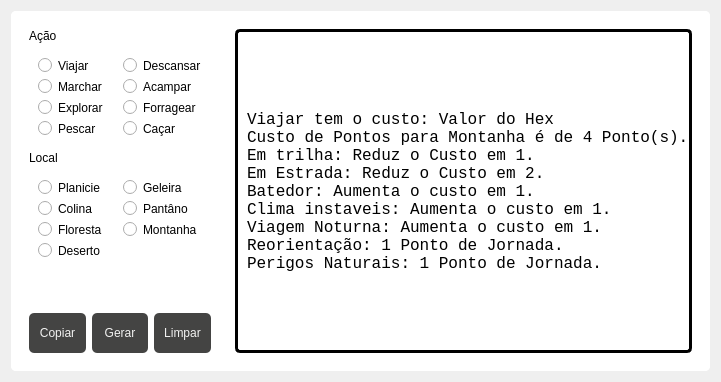
             <widget class="QWidget" name="tab">
              <property name="styleSheet">
               <string notr="true">border-radius: 5px;</string>
              </property>
              <attribute name="title">
               <string>Pontos de Jornada</string>
              </attribute>
              <layout class="QGridLayout" name="gridLayout_7">
               <item row="0" column="0">
                <widget class="QFrame" name="frame_6">
                 <property name="styleSheet">
                  <string notr="true">background-color: rgb(255, 255, 255);</string>
                 </property>
                 <property name="frameShape">
                  <enum>QFrame::StyledPanel</enum>
                 </property>
                 <property name="frameShadow">
                  <enum>QFrame::Raised</enum>
                 </property>
                 <layout class="QGridLayout" name="gridLayout_12">
                  <property name="leftMargin">
                   <number>0</number>
                  </property>
                  <property name="topMargin">
                   <number>0</number>
                  </property>
                  <property name="rightMargin">
                   <number>0</number>
                  </property>
                  <property name="bottomMargin">
                   <number>0</number>
                  </property>
                  <property name="spacing">
                   <number>0</number>
                  </property>
                  <item row="0" column="0">
                   <widget class="QFrame" name="frame_2">
                    <property name="styleSheet">
                     <string notr="true">color: rgb(0, 0, 0);</string>
                    </property>
                    <property name="frameShape">
                     <enum>QFrame::StyledPanel</enum>
                    </property>
                    <property name="frameShadow">
                     <enum>QFrame::Raised</enum>
                    </property>
                    <layout class="QGridLayout" name="gridLayout_6">
                     <item row="0" column="0">
                      <widget class="QFrame" name="frame_4">
                       <property name="sizePolicy">
                        <sizepolicy hsizetype="Fixed" vsizetype="Preferred">
                         <horstretch>0</horstretch>
                         <verstretch>0</verstretch>
                        </sizepolicy>
                       </property>
                       <property name="minimumSize">
                        <size>
                         <width>200</width>
                         <height>0</height>
                        </size>
                       </property>
                       <property name="maximumSize">
                        <size>
                         <width>300</width>
                         <height>16777215</height>
                        </size>
                       </property>
                       <property name="frameShape">
                        <enum>QFrame::StyledPanel</enum>
                       </property>
                       <property name="frameShadow">
                        <enum>QFrame::Raised</enum>
                       </property>
                       <layout class="QGridLayout" name="gridLayout_16">
                        <item row="0" column="0">
                         <widget class="QLabel" name="label_6">
                          <property name="text">
                           <string>Ação</string>
                          </property>
                         </widget>
                        </item>
                        <item row="2" column="0">
                         <widget class="QLabel" name="label_5">
                          <property name="text">
                           <string>Local</string>
                          </property>
                         </widget>
                        </item>
                        <item row="3" column="0">
                         <widget class="QFrame" name="frame_9">
                          <property name="frameShape">
                           <enum>QFrame::StyledPanel</enum>
                          </property>
                          <property name="frameShadow">
                           <enum>QFrame::Raised</enum>
                          </property>
                          <layout class="QGridLayout" name="gridLayout_10">
                           <item row="0" column="0">
                            <widget class="QRadioButton" name="radioButton_10">
                             <property name="text">
                              <string>Planicie</string>
                             </property>
                            </widget>
                           </item>
                           <item row="0" column="1">
                            <widget class="QRadioButton" name="radioButton_11">
                             <property name="text">
                              <string>Geleira</string>
                             </property>
                            </widget>
                           </item>
                           <item row="1" column="0">
                            <widget class="QRadioButton" name="radioButton_14">
                             <property name="text">
                              <string>Colina</string>
                             </property>
                            </widget>
                           </item>
                           <item row="1" column="1">
                            <widget class="QRadioButton" name="radioButton_13">
                             <property name="text">
                              <string>Pantâno</string>
                             </property>
                            </widget>
                           </item>
                           <item row="2" column="0">
                            <widget class="QRadioButton" name="radioButton_12">
                             <property name="text">
                              <string>Floresta</string>
                             </property>
                            </widget>
                           </item>
                           <item row="2" column="1">
                            <widget class="QRadioButton" name="radioButton_15">
                             <property name="text">
                              <string>Montanha</string>
                             </property>
                            </widget>
                           </item>
                           <item row="3" column="0">
                            <widget class="QRadioButton" name="radioButton_16">
                             <property name="text">
                              <string>Deserto</string>
                             </property>
                            </widget>
                           </item>
                          </layout>
                         </widget>
                        </item>
                        <item row="5" column="0">
                         <widget class="QFrame" name="frame_7">
                          <property name="minimumSize">
                           <size>
                            <width>0</width>
                            <height>40</height>
                           </size>
                          </property>
                          <property name="styleSheet">
                           <string notr="true">QPushButton{
	color: rgb(242, 242, 241);
	background-color: rgb(68, 68, 67);
	font: 10pt &quot;Consolas&quot;;
	border-radius: 5px
}

QPushButton::hover{
	background-color: rgb(185, 38, 64);
	font: bold 10pt &quot;Consolas&quot;;
}

QPushButton::pressed{
	background-color: rgb(230, 35, 43);
	font: bold 10pt &quot;Consolas&quot;;
}</string>
                          </property>
                          <property name="frameShape">
                           <enum>QFrame::StyledPanel</enum>
                          </property>
                          <property name="frameShadow">
                           <enum>QFrame::Raised</enum>
                          </property>
                          <layout class="QGridLayout" name="gridLayout_8">
                           <property name="leftMargin">
                            <number>0</number>
                           </property>
                           <property name="topMargin">
                            <number>0</number>
                           </property>
                           <property name="rightMargin">
                            <number>0</number>
                           </property>
                           <property name="bottomMargin">
                            <number>0</number>
                           </property>
                           <item row="0" column="0">
                            <widget class="QPushButton" name="pushButton">
                             <property name="minimumSize">
                              <size>
                               <width>0</width>
                               <height>40</height>
                              </size>
                             </property>
                             <property name="sizeIncrement">
                              <size>
                               <width>0</width>
                               <height>0</height>
                              </size>
                             </property>
                             <property name="text">
                              <string>Copiar</string>
                             </property>
                            </widget>
                           </item>
                           <item row="0" column="1">
                            <widget class="QPushButton" name="pushButton_2">
                             <property name="minimumSize">
                              <size>
                               <width>0</width>
                               <height>40</height>
                              </size>
                             </property>
                             <property name="text">
                              <string>Gerar</string>
                             </property>
                            </widget>
                           </item>
                           <item row="0" column="2">
                            <widget class="QPushButton" name="pushButton_3">
                             <property name="minimumSize">
                              <size>
                               <width>0</width>
                               <height>40</height>
                              </size>
                             </property>
                             <property name="text">
                              <string>Limpar</string>
                             </property>
                            </widget>
                           </item>
                          </layout>
                         </widget>
                        </item>
                        <item row="1" column="0">
                         <widget class="QFrame" name="frame_8">
                          <property name="frameShape">
                           <enum>QFrame::StyledPanel</enum>
                          </property>
                          <property name="frameShadow">
                           <enum>QFrame::Raised</enum>
                          </property>
                          <layout class="QGridLayout" name="gridLayout_9">
                           <item row="0" column="0">
                            <widget class="QRadioButton" name="radioButton">
                             <property name="text">
                              <string>Viajar</string>
                             </property>
                            </widget>
                           </item>
                           <item row="0" column="1">
                            <widget class="QRadioButton" name="radioButton_2">
                             <property name="text">
                              <string>Descansar</string>
                             </property>
                            </widget>
                           </item>
                           <item row="1" column="1">
                            <widget class="QRadioButton" name="radioButton_5">
                             <property name="text">
                              <string>Acampar</string>
                             </property>
                            </widget>
                           </item>
                           <item row="1" column="0">
                            <widget class="QRadioButton" name="radioButton_4">
                             <property name="text">
                              <string>Marchar</string>
                             </property>
                            </widget>
                           </item>
                           <item row="2" column="1">
                            <widget class="QRadioButton" name="radioButton_8">
                             <property name="text">
                              <string>Forragear</string>
                             </property>
                            </widget>
                           </item>
                           <item row="2" column="0">
                            <widget class="QRadioButton" name="radioButton_7">
                             <property name="text">
                              <string>Explorar</string>
                             </property>
                            </widget>
                           </item>
                           <item row="3" column="0">
                            <widget class="QRadioButton" name="radioButton_6">
                             <property name="text">
                              <string>Pescar</string>
                             </property>
                            </widget>
                           </item>
                           <item row="3" column="1">
                            <widget class="QRadioButton" name="radioButton_3">
                             <property name="text">
                              <string>Caçar</string>
                             </property>
                            </widget>
                           </item>
                          </layout>
                         </widget>
                        </item>
                        <item row="4" column="0">
                         <spacer name="verticalSpacer_3">
                          <property name="orientation">
                           <enum>Qt::Vertical</enum>
                          </property>
                          <property name="sizeHint" stdset="0">
                           <size>
                            <width>20</width>
                            <height>40</height>
                           </size>
                          </property>
                         </spacer>
                        </item>
                       </layout>
                      </widget>
                     </item>
                     <item row="0" column="1">
                      <widget class="QFrame" name="frame_3">
                       <property name="styleSheet">
                        <string notr="true">QLabel{
	font: 12pt &quot;Consolas&quot;;
	border-style: solid;
	border-width: 3px;
	border-radius: 5px;
}</string>
                       </property>
                       <property name="frameShape">
                        <enum>QFrame::StyledPanel</enum>
                       </property>
                       <property name="frameShadow">
                        <enum>QFrame::Raised</enum>
                       </property>
                       <layout class="QGridLayout" name="gridLayout_22">
                        <item row="0" column="0">
                         <widget class="QLabel" name="label_9">
                          <property name="font">
                           <font>
                            <family>Consolas</family>
                            <pointsize>12</pointsize>
                            <weight>50</weight>
                            <italic>false</italic>
                            <bold>false</bold>
                           </font>
                          </property>
                          <property name="text">
                           <string>Viajar tem o custo: Valor do Hex
Custo de Pontos para Montanha é de 4 Ponto(s).
Em trilha: Reduz o Custo em 1.
Em Estrada: Reduz o Custo em 2.
Batedor: Aumenta o custo em 1.
Clima instaveis: Aumenta o custo em 1.
Viagem Noturna: Aumenta o custo em 1.
Reorientação: 1 Ponto de Jornada.
Perigos Naturais: 1 Ponto de Jornada.</string>
                          </property>
                          <property name="wordWrap">
                           <bool>true</bool>
                          </property>
                          <property name="indent">
                           <number>9</number>
                          </property>
                         </widget>
                        </item>
                       </layout>
                      </widget>
                     </item>
                    </layout>
                   </widget>
                  </item>
                 </layout>
                </widget>
               </item>
              </layout>
             </widget>
